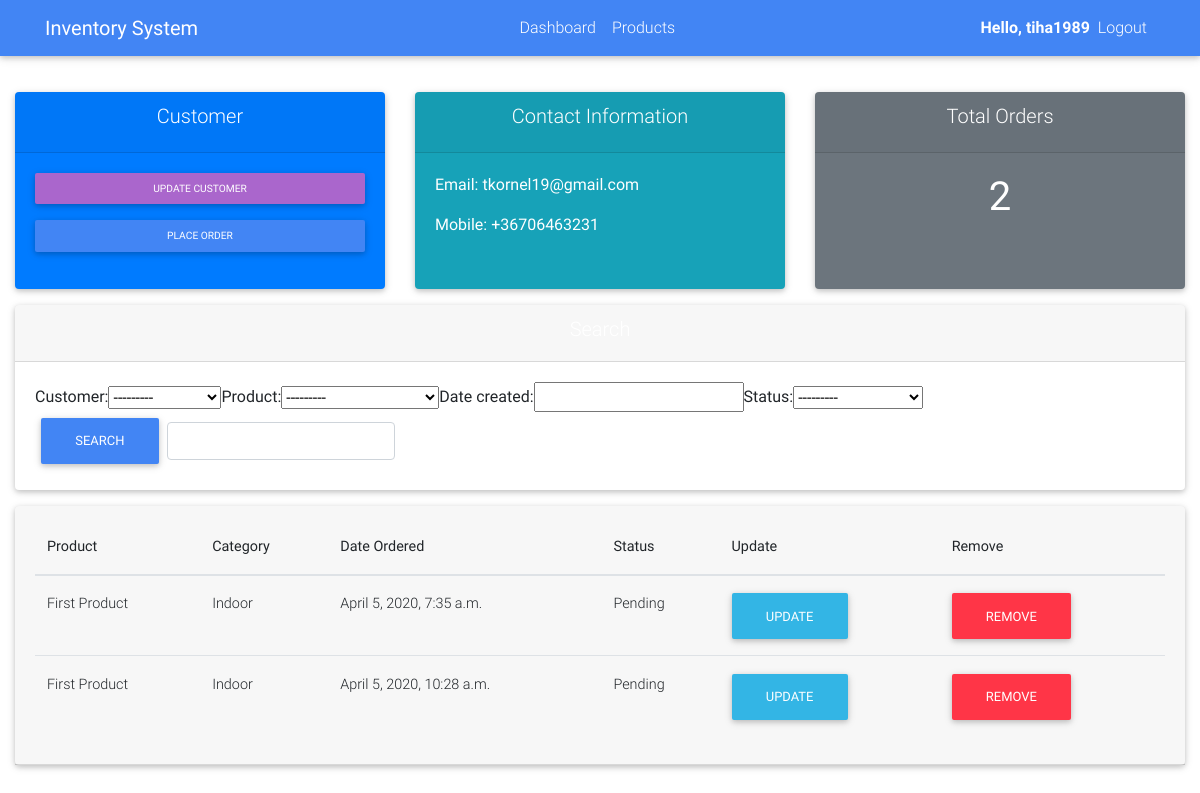
The page /customer/1/ (signed in) on the database its author committed.
### inventory/models.py (models this page shows, shortened)
class Customer(models.Model):
    user = models.OneToOneField(User, null=True, on_delete=models.CASCADE)
    name = models.CharField(max_length=150, null=True)
    phone = models.CharField(max_length=150, null=True)
    email = models.CharField(max_length=150, null=True)
    profile_pic = models.ImageField(null=True, blank=True)
    date_created = models.DateTimeField(auto_now_add=True, null=True)
    def __str__(self):
        return self.name

class Order(models.Model):
    STATUS = (
        ('Pending', 'Pending'),
        ('Out for delivery', 'Out for delivery'),
        ('Delivered', 'Delivered')
    )
    customer = models.ForeignKey(Customer, null=True, on_delete=models.SET_NULL)
    product = models.ForeignKey(Product, null=True, on_delete=models.SET_NULL)
    date_created = models.DateTimeField(auto_now_add=True, null=True)
    status = models.CharField(max_length=200, null=True, choices=STATUS)

class Product(models.Model):
    CATEGORY = (
        ('Indoor', 'Indoor'),
        ('Out Door', 'Out Door'),
    )
    name = models.CharField(max_length=50)
    category = models.CharField(max_length=50, choices=CATEGORY)
    description = models.CharField(max_length=100)
    date_created = models.DateTimeField(auto_now_add=True, null=True)
    price = models.FloatField(null=True)
    def __str__(self):
        return self.name

### inventory/decorators.py (the view)
        def wrapper_func(request, *args, **kwargs):
            group = None
            if request.user.groups.exists():
                group = request.user.groups.all()[0].name
            if group in allowed_roles:
                return view_func(request, *args, **kwargs)
            else:
                return HttpResponse("Youre are not authorized to view this page ")

### inventory/views.py (called while the page is built)
@login_required(login_url='login')
@allowed_users(allowed_roles=['admin'])
def customer(request, pk_test):
    customer = Customer.objects.get(id=pk_test)
    orders = customer.order_set.all()
    myfilter = OrderFilter(request.GET, queryset=orders)
    orders = myfilter.qs
    order_count = orders.count()
    context = {'customer': customer, 'orders': orders, 'order_count': order_count, 'myfilter': myfilter}
    return render(request, 'customer.html', context)

### inventory/templates/customer.html
    {% extends 'layout.html' %}
    {% block content %}
    <br>
    <div class="row">
        <div class="col">
            <div class="card mb-3 h-100" id="orders-total">
                <div class="card-header text-center text-white">
                    <h5 class="card-title">Customer</h5>
                </div>
                <div class="card-body">
                    <a href="" class="btn mb-3 btn-secondary btn-sm btn-block">Update Customer</a>
                    <a href="{% url 'create_order' customer.id %}" class="btn btn-primary btn-sm btn-block">Place Order</a>
                </div>
            </div>
        </div>
        <div class="col">
            <div class="card mb-3 h-100" id="orders-delivered">
                <div class="card-header text-center text-white">
                    <h5 class="card-title">Contact Information</h5>
                </div>
                <div class="card-body">
                    <form action="get">
                        <div class="form-group">
                            <p class="text-white">Email: {{ customer.email }}</p>
                            <p class="text-white">Mobile: {{ customer.phone }}</p>
                        </div>
                    </form>
                </div>
            </div>
        </div>
        <div class="col">
            <div class="card mb-3 h-100" id="total-orders">
                <div class="card-header text-center text-white">
                    <h5 class="card-title">Total Orders</h5>
                </div>
                <div class="card-body">
                    <h1 class="text-center text-white">{{ order_count }}</h1>
                </div>
            </div>
        </div>
    </div>
    <div class="row">
        <div class="col">
            <div class="card mb-3 mt-3" id="search">
                <div class="card-header text-center text-white">
                    <h5>Search</h5>
                </div>
                <div class="card-body">
                    <form class="form-inline" action="get">
                        {{myfilter.form}}
                        <div class="form-group">
                            <button class="btn btn-primary mr-2">Search</button>
                            <input type="text" class="form-control " id="search" name="search">
                        </div>
                    </form>
                </div>
            </div>
        </div>
    </div>
    <div class="row">
        <div class="col">
            <div class="card mb-3" id="">
                <div class="card-header text-white">
                    <div class="table-responsive">
                        <table class="table ">
                          <thead>
                            <tr>
                              <th scope="col">Product</th>
                              <th scope="col">Category</th>
                                <th scope="col">Date Ordered</th>
                                <th scope="col">Status</th>
                                <th scope="col">Update</th>
                                <th scope="col">Remove</th>
                            </tr>
                          </thead>
                            {%  for order in orders %}
                            <tr>
                                <td>{{ order.product }}</td>
                                <td>{{ order.product.category }}</td>
                                <td>{{ order.date_created }}</td>
                                <td>{{ order.status }}</td>
                                <td><a class="btn btn-info" href="{% url 'update_order' order.id %}">Update</a></td>
                                <td><a class="btn btn-danger" href="{% url 'delete_order' order.id %}">Remove</a></td>
                            </tr>
                            {% endfor %}
                        </table>
                    </div>
                </div>
            </div>
        </div>
    </div>
    {% endblock %}

### inventory/templates/navbar.html (shortened to what this page needs)
<nav class="navbar navbar-expand-lg navbar-dark bg-primary">
    <div class="container">
      <a class="navbar-brand waves-effect" href="/">
        <strong class="white-text">Inventory System</strong>
      </a>
      <div class="collapse navbar-collapse" id="navbarSupportedContent">
        <ul class="navbar-nav ml-auto">
         {% if request.user.is_authenticated %}
          <li class="nav-item">
          <a class="nav-link" href="{% url 'home' %}">Dashboard</a>
          </li>
          <li class="nav-item">
            <a class="nav-link" href="{% url 'products' %}">Products</a>
          </li>
        </ul>
        <ul class="navbar-nav ml-auto">
          <li class="nav-item d-flex align-items-center">
            <span class="clearfix text-white hello-msg">Hello, {{request.user}}</span>
          </li>
          <li class="nav-item">
            <a class="nav-link waves-effect" href="{% url 'logout' %}">
              <span class="clearfix d-none d-sm-inline-block"> Logout </span>
            </a>
          </li>
        </ul>
          {% endif %}
      </div>
    </div>
  </nav>

### inventory/static/css/layout.css (style rules this page uses)
#orders-total { background-color: #007bff; }
#orders-delivered { background-color: #17a2b8; }
span.hello-msg { font-weight: bold; }
#total-orders { background-color: #6c757d; }

### inventory/templates/layout.html (style rules this page uses)
html, body, header, .carousel { height: 60vh; }

### rows shown on the page
Customer: email "tkornel19@gmail.com", phone "+36706463231"
Order: product "First Product", product.category "Indoor", date_created "April 5, 2020, 7:35 a.m.", status "Pending"
Order: product "First Product", product.category "Indoor", date_created "April 5, 2020, 10:28 a.m.", status "Pending"

### other values the page prints
{{ request.user }} "tiha1989"
{{ order_count }} "2"
